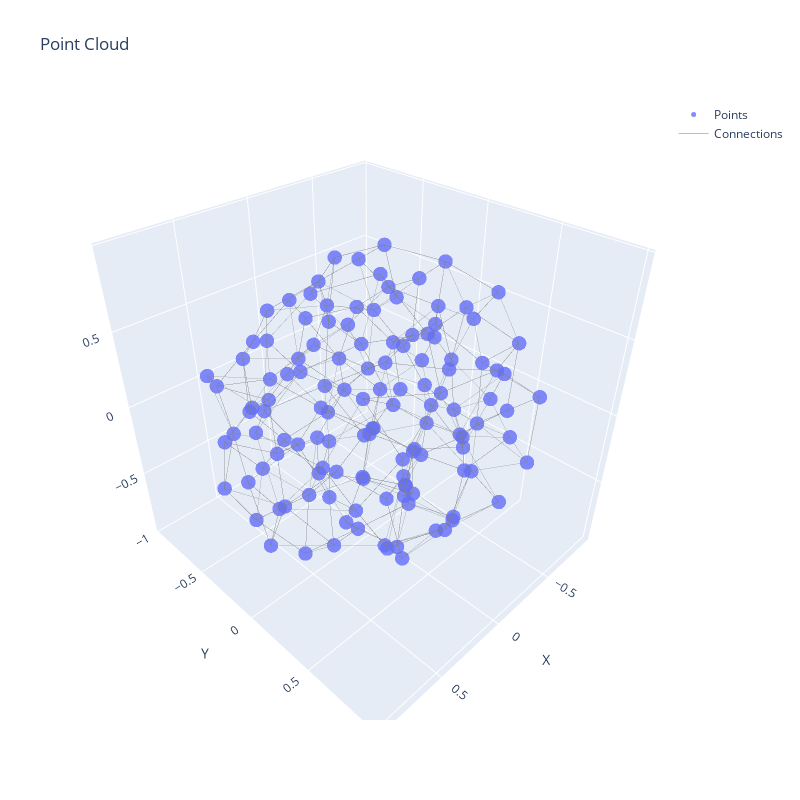

The notebook cell this image was saved under:
### Code cell
import random

points_batch, coords_batch = random.choice(list(dataloader))
points = points_batch[0].numpy()
coords = np.array(coords_batch)[:, 0]
print(f"Points shape: {points.shape}")
print(f"Center coodinates: {coords}")

fig = plot_point_cloud_3d(points, n_connections=4)
fig.show()
